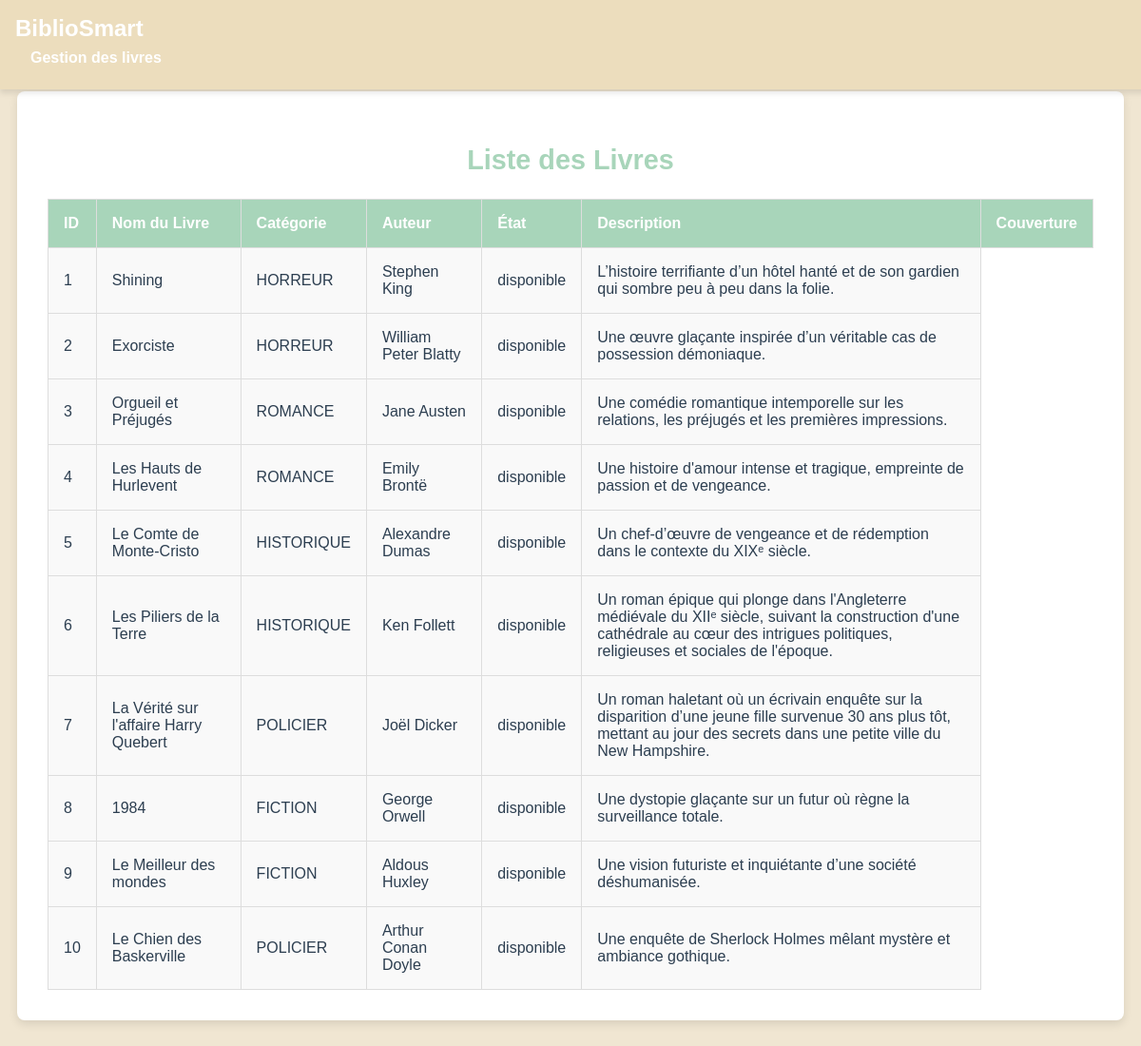
Before: /bibliothecaire/livres.php with the older database file.
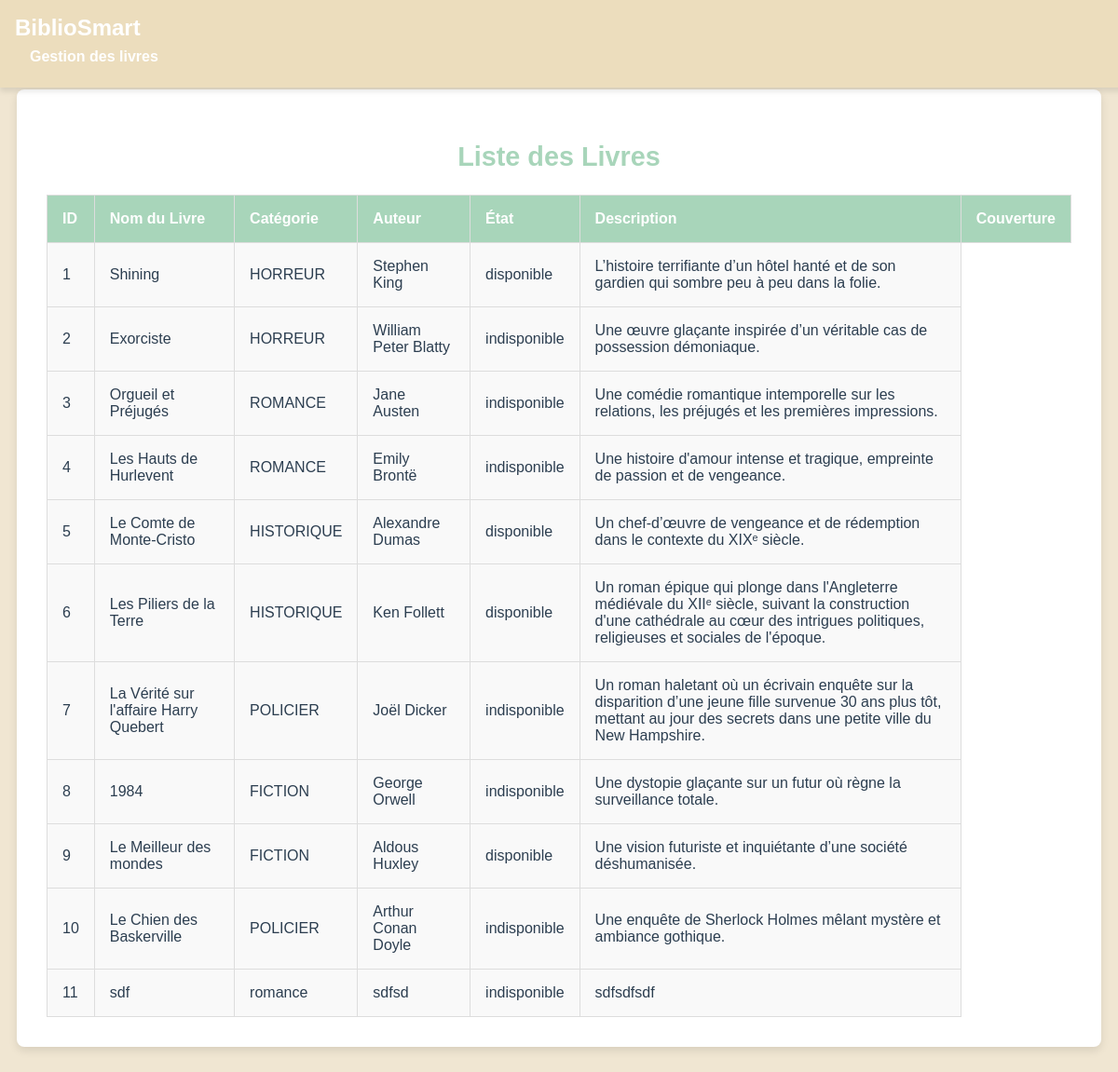
After: the same page with the newer database file.
### tables this page shows
CREATE TABLE `livre` (
  `id_livre` int(11) NOT NULL,
  `nom_livre` varchar(50) NOT NULL,
  `categorie` varchar(50) NOT NULL,
  `auteur` varchar(50) NOT NULL,
  `etat` varchar(50) NOT NULL,
  `description` varchar(200) NOT NULL,
  `photo` varchar(50) NOT NULL
);

### bibliothecaire/livres.php (the view, shortened to what this page needs)
<!DOCTYPE html>
<html lang="fr">
<head>
</head>
<body>
    <header>
        <div class="header-container">
            <h1>BiblioSmart</h1>
            <nav>
                <a href="Bibliothecaire.php">Gestion des livres</a>
            </nav>
        </div>
    </header>
    <div class="container">
        <h2>Liste des Livres</h2>
        <div class="book-list">
            <table>
                <thead>
                    <tr>
                        <th>ID</th>
                        <th>Nom du Livre</th>
                        <th>Catégorie</th>
                        <th>Auteur</th>
                        <th>État</th>
                        <th>Description</th>
                        <th>Couverture</th>
                    </tr>
                </thead>
                <tbody>
                    <?php
                    $conn = new mysqli('localhost', 'root', '', 'bibliotheque');
                    $sql = "SELECT id_livre, nom_livre, categorie, auteur, etat, description, photo FROM livre";
                    $result = $conn->query($sql);
                    if ($result->num_rows > 0) {
                        while ($row = $result->fetch_assoc()) {
                            echo "<tr>
                                    <td>" . $row['id_livre'] . "</td>
                                    <td>" . htmlspecialchars($row['nom_livre']) . "</td>
                                    <td>" . htmlspecialchars($row['categorie']) . "</td>
                                    <td>" . htmlspecialchars($row['auteur']) . "</td>
                                    <td>" . htmlspecialchars($row['etat']) . "</td>
                                    <td>" . htmlspecialchars($row['description']) . "</td>
                                </tr>";
                        }
                    } else {
                        echo "<tr><td colspan='7'>Aucun livre trouvé.</td></tr>";
                    }
                    ?>
                </tbody>
            </table>
        </div>
    </div>
</body>
</html>

Changed rows visible on the page:
changed livre "Exorciste": etat "disponible" → "indisponible"
changed livre "Orgueil et Préjugés": etat "disponible" → "indisponible"
changed livre "Les Hauts de Hurlevent": etat "disponible" → "indisponible"
changed livre "La Vérité sur l'affaire Harry Quebert": etat "disponible" → "indisponible"
changed livre "George Orwell": etat "disponible" → "indisponible"
changed livre "Le Chien des Baskerville": etat "disponible" → "indisponible"
added livre: id_livre "11", nom_livre "sdf", categorie "romance", auteur "sdfsd", etat "indisponible", description "sdfsdfsdf"
